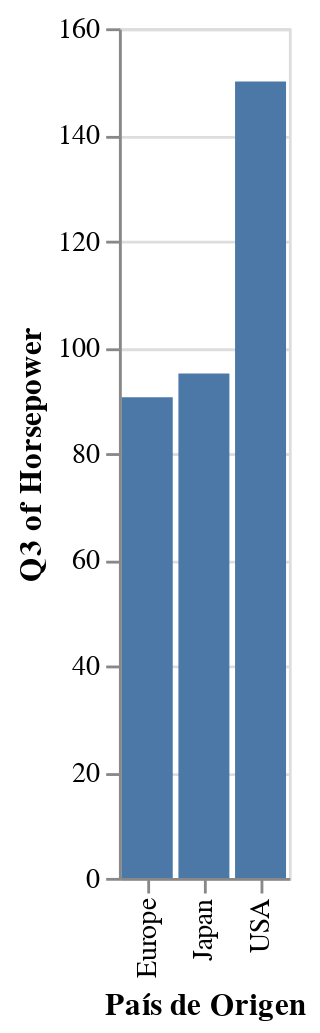

The code cell stored with this chart in its notebook:
### Code cell
alt.Chart(cars).mark_bar().encode(
    x = alt.X('Origin', 
              axis = alt.Axis(title = 'País de Origen'), 
             ),
    y = alt.Y('q3(Horsepower)'),
)

### Figure 1 — Vega-Lite specification as saved in the notebook (floating-point values rounded to 4 significant figures; data arrays with more than 128 entries replaced by an {"elided": "..."} marker saying what was removed)
{"config": {"view": {"continuousWidth": 300, "continuousHeight": 300}}, "data": {"name": "data-583e73726c1545c56c203344161a975c"}, "mark": {"type": "bar"}, "encoding": {"x": {"axis": {"title": "País de Origen"}, "field": "Origin", "type": "nominal"}, "y": {"aggregate": "q3", "field": "Horsepower", "type": "quantitative"}}, "$schema": "https://vega.github.io/schema/vega-lite/v5.17.0.json", "datasets": {"data-583e73726c1545c56c203344161a975c": {"elided": "406 records"}}}
